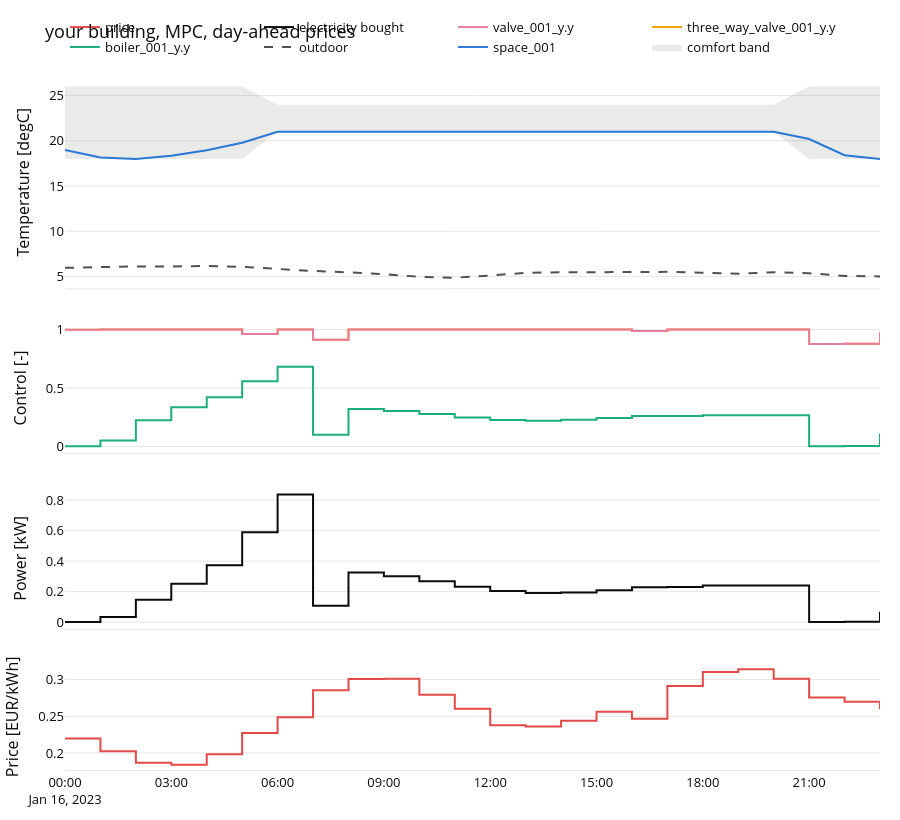
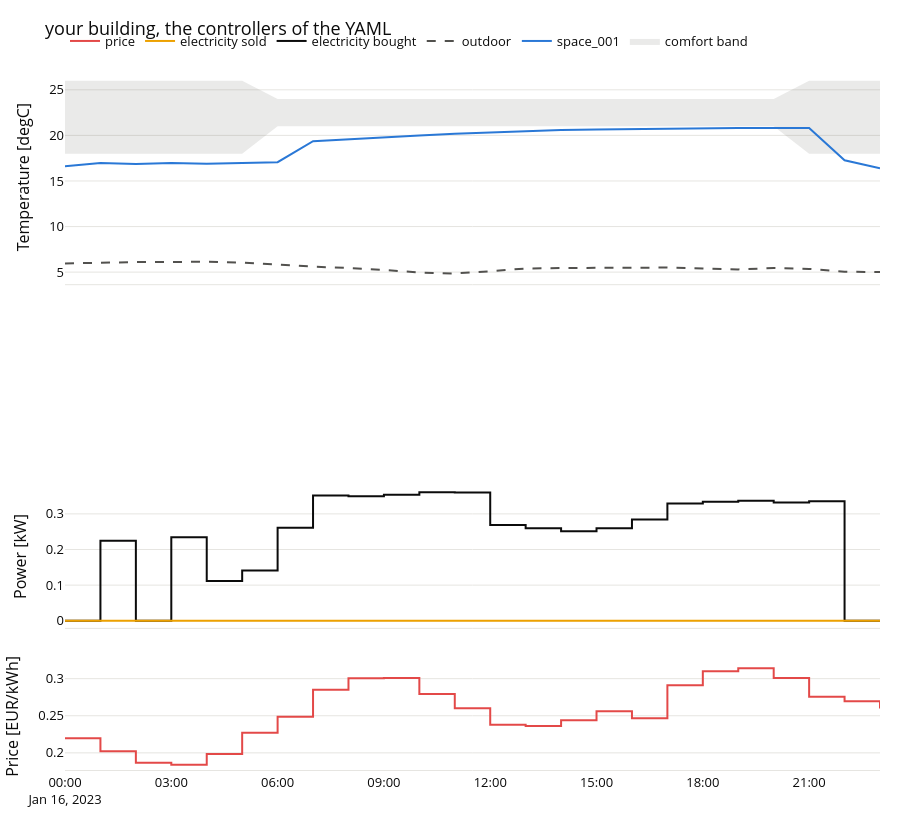

Here is the notebook cell these charts were saved with, in order:
### Markdown cell above
## 3. Closed loop: the MPC against the controllers of the YAML

One day of closed loop (the model is the building here: no mismatch, the true state is handed to the controller,
so that the run takes minutes), and the same day with the thermostat, heating curve and buffer controller of
the YAML, costed with the same tariff and assessed against the same band. The band is the one of tutorial 01
(21 to 24 degC when occupied, a 3 K setback at night).

### Code cell
def compare(house: TutorialBuilding, label: str) -> dict[str, ClosedLoopResult]:
    """The MPC and the rule-based reference over the live period, as rows of the KPI table."""
    lower, upper, setback = _house.BAND_DEFAULT
    run = scenario(label, tariffs["day-ahead"], comfort_spec(lower, upper, setback), START, LIVE_DAYS)
    run = run.model_copy(update={"estimator": "perfect"})
    with timed(f"{label}: MPC closed loop"):
        mpc = run_scenario(house.model, run, plant=house.plant(), forecaster=house.forecaster)
    reference = house.rule_based(run)
    return {f"{label} | MPC": mpc, f"{label} | rule based": reference}


results = compare(yours, "your building")
display(kpi_table(results, ("total_cost", "energy_kwh", "comfort_violation_kh", "peak_power_kw", "low_price_share")))
display(plot_closed_loop(results["your building | MPC"], "your building, MPC, day-ahead prices"))
display(plot_closed_loop(results["your building | rule based"], "your building, the controllers of the YAML"))
